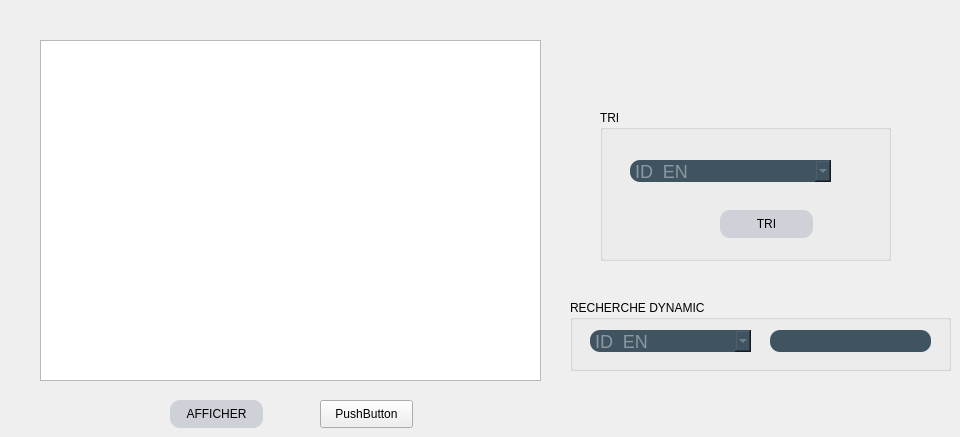
      <widget class="QWidget" name="tab_7">
       <attribute name="title">
        <string>afficher</string>
       </attribute>
       <widget class="QTableView" name="tableView_2">
        <property name="geometry">
         <rect>
          <x>40</x>
          <y>40</y>
          <width>501</width>
          <height>341</height>
         </rect>
        </property>
        <property name="styleSheet">
         <string notr="true"/>
        </property>
       </widget>
       <widget class="QPushButton" name="pushButton_16">
        <property name="geometry">
         <rect>
          <x>170</x>
          <y>400</y>
          <width>93</width>
          <height>28</height>
         </rect>
        </property>
        <property name="styleSheet">
         <string notr="true">*{
background:rgb(255,255,255);
front-size:15px;
front-family:Century Gothic ,sans-serif; 
}
QFrame{
border:solid 10px rgba(0,0,0);
background-image:url(:/image/304994104_495330762596530_1836534426898481832_n.jpg)
}
QLineEdit{
color:#8d98a1;
background-color:#405361;
font-size:18px;
border-style:outset;
border-radius:10px;
}
QPushButton{
background:#ced1d8;
border-style:outset;
border-radius:10px;
}
QComboBox{
color:#8d98a1;
background-color:#405361;
font-size:18px;
border-style:outset;
border-radius:10px;
}</string>
        </property>
        <property name="text">
         <string>AFFICHER</string>
        </property>
       </widget>
       <widget class="QGroupBox" name="groupBox_3">
        <property name="geometry">
         <rect>
          <x>600</x>
          <y>110</y>
          <width>291</width>
          <height>151</height>
         </rect>
        </property>
        <property name="title">
         <string>TRI</string>
        </property>
        <widget class="QComboBox" name="comboBox_11">
         <property name="geometry">
          <rect>
           <x>30</x>
           <y>50</y>
           <width>201</width>
           <height>22</height>
          </rect>
         </property>
         <property name="styleSheet">
          <string notr="true">*{
background:rgb(255,255,255);
front-size:15px;
front-family:Century Gothic ,sans-serif; 
}
QFrame{
border:solid 10px rgba(0,0,0);
background-image:url(:/image/304994104_495330762596530_1836534426898481832_n.jpg)
}
QLineEdit{
color:#8d98a1;
background-color:#405361;
font-size:18px;
border-style:outset;
border-radius:10px;
}
QPushButton{
background:#ced1d8;
border-style:outset;
border-radius:10px;
}
QComboBox{
color:#8d98a1;
background-color:#405361;
font-size:18px;
border-style:outset;
border-radius:10px;
}</string>
         </property>
         <item>
          <property name="text">
           <string>ID_EN</string>
          </property>
         </item>
         <item>
          <property name="text">
           <string>NOM_EN</string>
          </property>
         </item>
         <item>
          <property name="text">
           <string>PRENOM_EN</string>
          </property>
         </item>
         <item>
          <property name="text">
           <string>NB_HEURS</string>
          </property>
         </item>
         <item>
          <property name="text">
           <string>SPECIALITE</string>
          </property>
         </item>
        </widget>
        <widget class="QPushButton" name="pushButton_22">
         <property name="geometry">
          <rect>
           <x>120</x>
           <y>100</y>
           <width>93</width>
           <height>28</height>
          </rect>
         </property>
         <property name="styleSheet">
          <string notr="true">*{
background:rgb(255,255,255);
front-size:15px;
front-family:Century Gothic ,sans-serif; 
}
QFrame{
border:solid 10px rgba(0,0,0);
background-image:url(:/image/304994104_495330762596530_1836534426898481832_n.jpg)
}
QLineEdit{
color:#8d98a1;
background-color:#405361;
font-size:18px;
border-style:outset;
border-radius:10px;
}
QPushButton{
background:#ced1d8;
border-style:outset;
border-radius:10px;
}
QComboBox{
color:#8d98a1;
background-color:#405361;
font-size:18px;
border-style:outset;
border-radius:10px;
}</string>
         </property>
         <property name="text">
          <string>TRI</string>
         </property>
        </widget>
       </widget>
       <widget class="QGroupBox" name="groupBox_4">
        <property name="geometry">
         <rect>
          <x>570</x>
          <y>300</y>
          <width>381</width>
          <height>71</height>
         </rect>
        </property>
        <property name="title">
         <string>RECHERCHE DYNAMIC</string>
        </property>
        <widget class="QComboBox" name="comboBox_12">
         <property name="geometry">
          <rect>
           <x>20</x>
           <y>30</y>
           <width>161</width>
           <height>22</height>
          </rect>
         </property>
         <property name="styleSheet">
          <string notr="true">*{
background:rgb(255,255,255);
front-size:15px;
front-family:Century Gothic ,sans-serif; 
}
QFrame{
border:solid 10px rgba(0,0,0);
background-image:url(:/image/304994104_495330762596530_1836534426898481832_n.jpg)
}
QLineEdit{
color:#8d98a1;
background-color:#405361;
font-size:18px;
border-style:outset;
border-radius:10px;
}
QPushButton{
background:#ced1d8;
border-style:outset;
border-radius:10px;
}
QComboBox{
color:#8d98a1;
background-color:#405361;
font-size:18px;
border-style:outset;
border-radius:10px;
}</string>
         </property>
         <item>
          <property name="text">
           <string>ID_EN</string>
          </property>
         </item>
         <item>
          <property name="text">
           <string>NOM_EN</string>
          </property>
         </item>
         <item>
          <property name="text">
           <string>PRENOM_EN</string>
          </property>
         </item>
         <item>
          <property name="text">
           <string>NB_HEURS</string>
          </property>
         </item>
         <item>
          <property name="text">
           <string>SPECIALITE</string>
          </property>
         </item>
        </widget>
        <widget class="QLineEdit" name="lineEdit_20">
         <property name="geometry">
          <rect>
           <x>200</x>
           <y>30</y>
           <width>161</width>
           <height>22</height>
          </rect>
         </property>
         <property name="styleSheet">
          <string notr="true">*{
background:rgb(255,255,255);
front-size:15px;
front-family:Century Gothic ,sans-serif; 
}
QFrame{
border:solid 10px rgba(0,0,0);
background-image:url(:/image/304994104_495330762596530_1836534426898481832_n.jpg)
}
QLineEdit{
color:#8d98a1;
background-color:#405361;
font-size:18px;
border-style:outset;
border-radius:10px;
}
QPushButton{
background:#ced1d8;
border-style:outset;
border-radius:10px;
}
QComboBox{
color:#8d98a1;
background-color:#405361;
font-size:18px;
border-style:outset;
border-radius:10px;
}</string>
         </property>
        </widget>
       </widget>
       <widget class="QPushButton" name="pushButton_23">
        <property name="geometry">
         <rect>
          <x>320</x>
          <y>400</y>
          <width>93</width>
          <height>28</height>
         </rect>
        </property>
        <property name="text">
         <string>PushButton</string>
        </property>
       </widget>
       <zorder>groupBox_3</zorder>
       <zorder>tableView_2</zorder>
       <zorder>pushButton_16</zorder>
       <zorder>groupBox_4</zorder>
       <zorder>pushButton_23</zorder>
      </widget>
